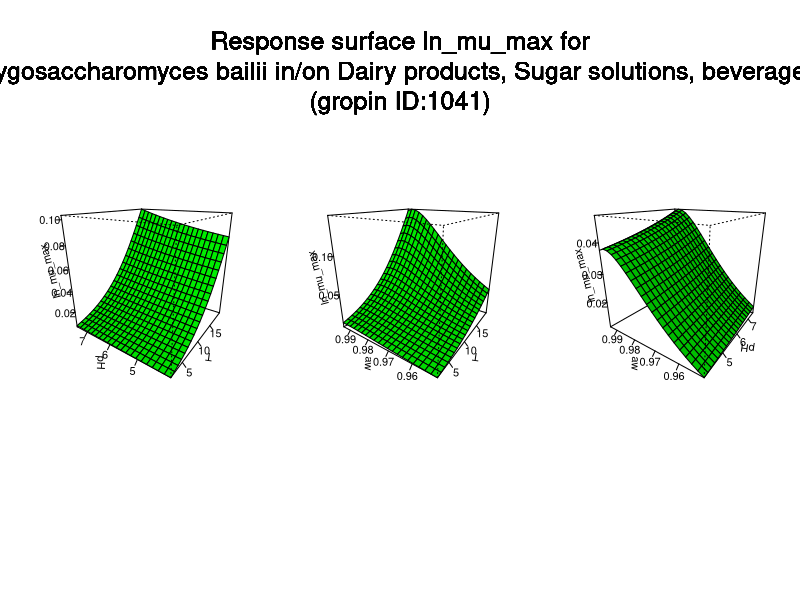

Write the R code that produced this figure.
#############################
# start of Parameter script
#############################
T <- seq(2.002,19.98001998002,length.out=21)
pH <- seq(4.004,7.49250749250749,length.out=21)
aw <- seq(0.95095,0.994005994005994,length.out=21)
#############################
# end of Parameter script
#############################
############################# 
# start of Model script Gropin ID 1041 
#############################
 
# constant coefficients for this model
 
variables <- data.frame(T,pH,aw)
argumentsPar <- expand.grid(variables)
 
# heart of the model
response_surface <- function(T,pH,aw) {
   mumax <-exp(-6.001+0.2342*T+14.12*(sqrt(1-aw))-0.003552*(T^2)+0.005554*(pH^2)-76.68*((sqrt(1-aw))^2))

return(mumax=mumax)
} 

# output parameters
responseSurface <- cbind(argumentsPar,response_surface(argumentsPar['T'],argumentsPar['pH'],argumentsPar['aw']))
colnames(responseSurface) <- c(colnames(argumentsPar),'lnmumax')
#############################
# End of Model script
#############################
############################# 
# start of Visualisation script Gropin ID 1041 
#############################
argPar1 <- expand.grid(T,pH)
argPar2 <- expand.grid(T,aw)
argPar3 <- expand.grid(pH,aw)
z1 <- matrix(unlist(response_surface(argPar1[1],argPar1[2],aw[10])),nrow=21)
z2 <- matrix(unlist(response_surface(argPar2[1],pH[10],argPar2[2])),nrow=21)
z3 <- matrix(unlist(response_surface(T[10],argPar3[1],argPar3[2])),nrow=21)
par(mfrow = c(1,3))
persp(T,pH,z1,col = 'green',xlab='T',ylab='pH',zlab='ln_mu_max',theta=305,phi=20,shade=0.25,ticktype = 'detailed')
persp(T,aw,z2,col = 'green',xlab='T',ylab='aw',zlab='ln_mu_max',theta=305,phi=20,shade=0.25,ticktype = 'detailed')
persp(pH,aw,z3,col = 'green',xlab='pH',ylab='aw',zlab='ln_mu_max',theta=305,phi=20,shade=0.25,ticktype = 'detailed')
mtext('Response surface ln_mu_max for
Zygosaccharomyces bailii in/on Dairy products, Sugar solutions, beverages
(gropin ID:1041)',outer=T,  cex=1.5, line=-8.5, side=3)
#############################
# End of Visualisation script
#############################
